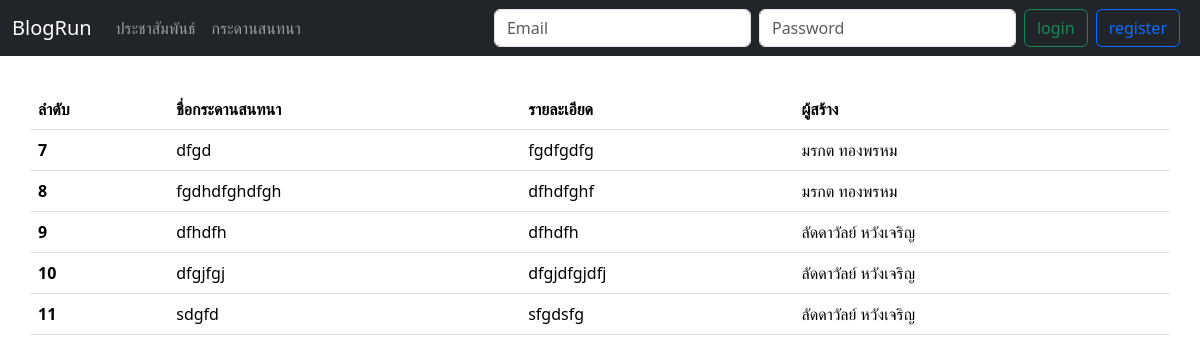
Screenshot of /board.php with the database file from the repository.
### tables this page shows
CREATE TABLE `board` (
  `id` int(11) NOT NULL,
  `board_name` varchar(100) NOT NULL,
  `board_detail` text NOT NULL,
  `board_create_id` int(11) NOT NULL
);

CREATE TABLE `users` (
  `id` int(11) NOT NULL,
  `firstname` varchar(50) NOT NULL,
  `lastname` varchar(50) NOT NULL,
  `email` varchar(100) NOT NULL,
  `password` varchar(50) NOT NULL,
  `tel` varchar(20) NOT NULL,
  `address` varchar(100) NOT NULL,
  `status` varchar(10) NOT NULL
);

### controller/select_board.php (called while the page is built, shortened)
<?php
$sql = "SELECT * FROM board";
$result = $conn->query($sql);

### controller/select_user.php (called while the page is built, shortened)
<?php
function user_search($id)
{
  include("database/connect.php");
  $sql = "SELECT * FROM users where id = $id";
  $result = $conn->query($sql);
  if ($result->num_rows > 0) {
    while ($row = $result->fetch_assoc()) {
      $name = $row["firstname"] . " " . $row["lastname"];
    }
  }
  return $name;
}

### board.php (the view, shortened to what this page needs)
<?php
include("components/head.php");
?>
<body>
  <?php include("components/navbar.php"); ?>
  <div class="blogrun">
    <div class="col-md-12">
      <div class="row mt-3">
        <table class="table">
          <thead>
            <tr>
              <th scope="col">ลำดับ</th>
              <th scope="col">ชื่อกระดานสนทนา</th>
              <th scope="col">รายละเอียด</th>
              <th scope="col">ผู้สร้าง</th>
            </tr>
          </thead>
          <tbody>
            <?php include("controller/select_board.php"); ?>
            <?php include("controller/select_user.php"); ?>
            <?php if ($result->num_rows > 0) { ?>
              <?php while ($row = $result->fetch_assoc()) { ?>
                <tr>
                  <th scope="row"><?= $row["id"] ?></th>
                  <td><?= $row["board_name"] ?></td>
                  <td><?= $row["board_detail"] ?></td>
                  <td><?=user_search($row["board_create_id"]) ?></td>
                </tr>
              <?php } ?>
            <?php } ?>
          </tbody>
        </table>
      </div>
    </div>
  </div>
  <?php include("components/script.php"); ?>
</body>
</html>

### assets/css/customs.css (style rules this page uses)
.blogrun { margin-top: 8%; }

### rows the page displays
board: id "7", board_name "dfgd", board_detail "fgdfgdfg", board_create.lastname "มรกต ทองพรหม"
board: id "8", board_name "fgdhdfghdfgh", board_detail "dfhdfghf", board_create.lastname "มรกต ทองพรหม"
board: id "9", board_name "dfhdfh", board_detail "dfhdfh", board_create.lastname "ลัดดาวัลย์ หวังเจริญ"
board: id "10", board_name "dfgjfgj", board_detail "dfgjdfgjdfj", board_create.lastname "ลัดดาวัลย์ หวังเจริญ"
board: id "11", board_name "sdgfd", board_detail "sfgdsfg", board_create.lastname "ลัดดาวัลย์ หวังเจริญ"
